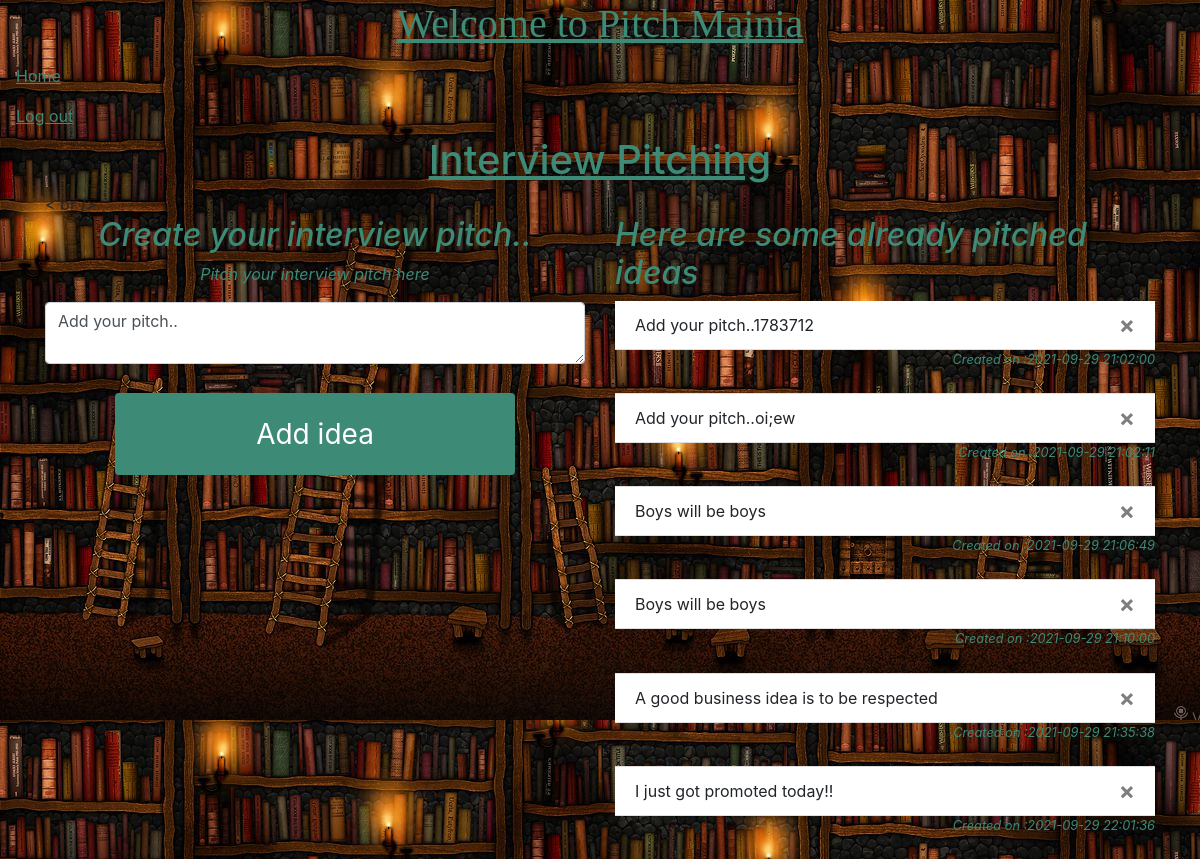
/interview_pitch (signed in), run on the app's committed database.
### app/models.py (models this page shows)
class Pitch(db.Model):
    id=db.Column(db.Integer,primary_key=True)
    data=db.Column(db.String(10000))
    date=db.Column(db.DateTime(timezone=True),default=func.now())
    user_id=db.Column(db.Integer,db.ForeignKey('user.id'))

### app/views.py (the view, shortened to what this page needs)
@views.route('/interview_pitch', methods=['GET', 'POST'])
@login_required
def interview_pitch():
    return render_template("interview_pitch.html", user=current_user)

### app/__init__.py (called while the page is built)
def create_app():
    app = Flask(__name__)
    app.config['SECRET_KEY']='ABCD'
    app.config['SQLALCHEMY_DATABASE_URI']=f'sqlite:///{DB_NAME}'
    db.init_app(app)
    from .views import views
    from .auth import auth
    app.register_blueprint(views,url_prefix='/')
    app.register_blueprint(auth,url_prefix='/')
    from .models import User,Pitch
    create_database(app)
    login_manager=LoginManager()
    login_manager.login_view='auth.login'
    login_manager.init_app(app)
    @login_manager.user_loader
    def load_user(id):
        return User.query.get(int(id))
    return app

### app/templates/interview_pitch.html
<link rel="stylesheet" href="../static/styles.css">
{% extends "base.html" %}
{% block content %}
<h1>Interview Pitching </h1>
< br />
<div class='row'>
    <div class="col-md-6">
        <h2 align='center'>Create your interview pitch.. </h2>
        <p>Pitch your interview pitch here</p>
        <form method="POST">
            <textarea name="pitch" id="pitch" class="form-control">Add your pitch..</textarea>
                <div align='center'>
                    <br />
                    <button class='button' type='submit'><span> Add idea</span></button>
                </div>
        </form>
    </div>
    <div class='col-md-6'>
        <h2>Here are some already pitched ideas</h2>
        <ul class='list-group list-group-flush' id="pitchs">
            {% for pitch in user.pitchs%}
            <li class='list-group-item'>{{pitch.data}}
                <button type='button' class='close' onClick='deletePitch ({{pitch.id}})'>
                    <span aria-hidden='true'>&times;</span>
                </button>
            </li>
            <div align="right">
                <small>Created on :{{pitch.date}} </small>
            </div>
            <br //>
            {% endfor %}
    </div>
</div>
{% endblock %}

### app/static/styles.css (style rules this page uses)
.button { border-radius: 4px; background-color:rgb(61, 138, 119); border: none; color: #FFFFFF; text-align: center; font-size: 28px; padding: 20px; width: 400px; transition: all 0.5s; cursor: pointer; margin: 5px; }
.button span { cursor: pointer; display: inline-block; position: relative; transition: 0.5s; }
.button span:after { content: '\00bb'; position: absolute; opacity: 0; top: 0; right: -20px; transition: 0.5s; }
h2 { font-style: oblique; color: rgb(61, 138, 119); }
h1 { text-decoration: underline; text-align: center; color: rgb(61, 138, 119); }
body { background-image: url('books.jpg'); }
p { color:rgb(61, 138, 119); font-style: oblique; text-size-adjust: 25px; text-align: center; }
small { color:rgb(61, 138, 119); font-style: oblique; }

### data on the page
Pitch: data "Add your pitch..1783712", date "2021-09-29 21:02:00"
Pitch: data "Add your pitch..oi;ew", date "2021-09-29 21:02:11"
Pitch: data "Boys will be boys", date "2021-09-29 21:06:49"
Pitch: data "Boys will be boys", date "2021-09-29 21:10:00"
Pitch: data "A good business idea is to be respected", date "2021-09-29 21:35:38"
Pitch: data "I just got promoted today!!", date "2021-09-29 22:01:36"
